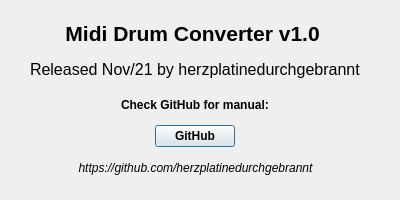
<?xml version="1.0" encoding="UTF-8"?>
<ui version="4.0">
 <class>About</class>
 <widget class="QDialog" name="About">
  <property name="geometry">
   <rect>
    <x>0</x>
    <y>0</y>
    <width>400</width>
    <height>200</height>
   </rect>
  </property>
  <property name="font">
   <font>
    <weight>75</weight>
    <bold>true</bold>
   </font>
  </property>
  <property name="windowTitle">
   <string>About</string>
  </property>
  <widget class="QWidget" name="verticalLayoutWidget">
   <property name="geometry">
    <rect>
     <x>0</x>
     <y>10</y>
     <width>391</width>
     <height>181</height>
    </rect>
   </property>
   <layout class="QVBoxLayout" name="verticalLayout">
    <property name="sizeConstraint">
     <enum>QLayout::SetMaximumSize</enum>
    </property>
    <property name="leftMargin">
     <number>8</number>
    </property>
    <property name="topMargin">
     <number>8</number>
    </property>
    <property name="rightMargin">
     <number>8</number>
    </property>
    <property name="bottomMargin">
     <number>8</number>
    </property>
    <item>
     <widget class="QLabel" name="label">
      <property name="font">
       <font>
        <pointsize>16</pointsize>
        <weight>75</weight>
        <bold>true</bold>
       </font>
      </property>
      <property name="text">
       <string>Midi Drum Converter v1.0 </string>
      </property>
      <property name="alignment">
       <set>Qt::AlignCenter</set>
      </property>
     </widget>
    </item>
    <item alignment="Qt::AlignHCenter">
     <widget class="QLabel" name="label_4">
      <property name="font">
       <font>
        <pointsize>12</pointsize>
        <weight>50</weight>
        <bold>false</bold>
       </font>
      </property>
      <property name="text">
       <string>Released Nov/21 by herzplatinedurchgebrannt</string>
      </property>
     </widget>
    </item>
    <item alignment="Qt::AlignHCenter">
     <widget class="QLabel" name="label_3">
      <property name="text">
       <string>Check GitHub for manual:</string>
      </property>
     </widget>
    </item>
    <item alignment="Qt::AlignHCenter">
     <widget class="QPushButton" name="pushButton">
      <property name="sizePolicy">
       <sizepolicy hsizetype="Fixed" vsizetype="Fixed">
        <horstretch>0</horstretch>
        <verstretch>0</verstretch>
       </sizepolicy>
      </property>
      <property name="maximumSize">
       <size>
        <width>100</width>
        <height>16777215</height>
       </size>
      </property>
      <property name="layoutDirection">
       <enum>Qt::LeftToRight</enum>
      </property>
      <property name="text">
       <string>GitHub</string>
      </property>
     </widget>
    </item>
    <item>
     <widget class="QLabel" name="label_2">
      <property name="font">
       <font>
        <weight>50</weight>
        <italic>true</italic>
        <bold>false</bold>
       </font>
      </property>
      <property name="text">
       <string>https://github.com/herzplatinedurchgebrannt</string>
      </property>
      <property name="alignment">
       <set>Qt::AlignCenter</set>
      </property>
     </widget>
    </item>
   </layout>
  </widget>
 </widget>
 <resources/>
 <connections/>
</ui>
